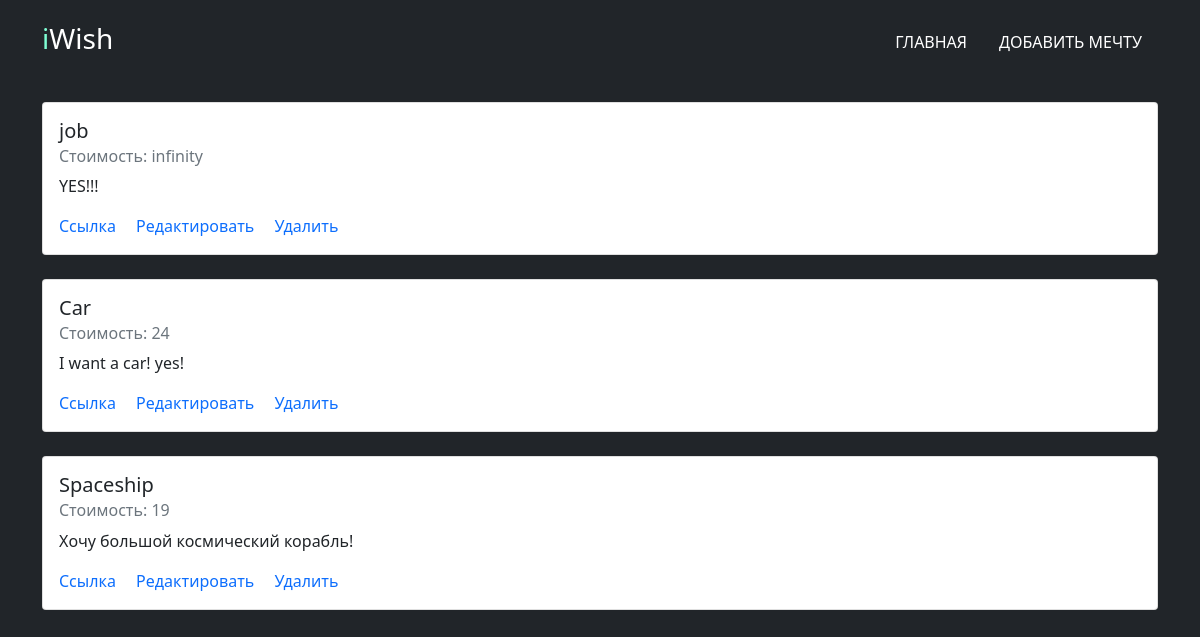
The page / on the database its author committed.
### tables this page shows
CREATE TABLE wish (
id integer PRIMARY KEY AUTOINCREMENT,
title text NOT NULL,
price text not null,
url text NOT NULL,
description text NOT NULL
);

### iwish.py (the view)
@app.route('/')
def index():
    db = get_db()
    dbase = Wish(db)
    wishes = dbase.get_all()
    user = {'username': 'Эльдар Рязанов'}
    return render_template('index.html', wishes=wishes, menu=menu)

### iwish.py (called while the page is built)
def connect_db():
    conn = sqlite3.connect(app.config['DATABASE'])
    conn.row_factory = sqlite3.Row
    return conn

def get_db():
    if not hasattr(g, 'link_db'):
        g.link_db = connect_db()
    return g.link_db

### models.py (called while the page is built)
    def get_all(self):
        sql_code = '''SELECT * FROM wish'''
        try:
            print(self.cursor.execute(sql_code))
            wishes = self.cursor.fetchall()
            print('wishes: ', wishes)
            if wishes: return wishes
        except sqlite3.Error as e:
            print('Ошибка чтения из БД', e)
        return []

### templates/index.html (shortened to what this page needs)
{% extends "base.html" %}
{% block content %}
    {% for wish in wishes %}
    <div class="card mt-auto w-100 justify-center nav-scroller text-dark" style="width: 18rem;">
        <div class="card-body">
            <h5 class="card-title">{{ wish.title }}</h5>
            <h6 class="card-subtitle mb-2 text-muted">Стоимость: {{ wish.price }}</h6>
            <p class="card-text">{{ wish.description }}</p>
            <a style="text-decoration: none;" href="{{ wish.url }}" class="card-link" target="_blank">Ссылка</a>
            <a style="text-decoration: none;" href="{{ url_for('edit_wish', id=wish.id) }}" class="card-link">Редактировать</a>
            <a style="text-decoration: none;" href="{{ url_for('delete_wish', id=wish.id) }}" class="card-link">Удалить</a>
        </div>
    </div>
    <br>
        {% endfor %}
</div>
{% endblock %}

### templates/base.html (shortened to what this page needs)
<html>
    <head>
        <link href="https://cdn.jsdelivr.net/npm/bootstrap@5.1.0/dist/css/bootstrap.min.css" rel="stylesheet">
    </head>
    <body class="bg-dark text-white">
        <div class="container">
            <header class="h-80 d-block" style="height: 80px; margin-top: 22px">
            <div>
              <h3 class="float-md-start mb-0">
                  <a href="/" style="text-decoration: none; color: white">
                      <span style="color: aquamarine">i</span><span>Wish</span>
                  </a>
              </h3>
              <nav class="nav nav-masthead justify-content-center float-md-end">
                {% for item in menu %}
                <a style="text-transform: uppercase; color: white;" class="nav-link active" aria-current="page" href="{{item.url}}">{{item.title}}</a>
                {% endfor %}
              </nav>
            </div>
            </header>
        {% block content %}
        {% endblock %}
    </body>
</html>

### rows shown on the page
wish: title "job", price "infinity", description "YES!!!"
wish: title "Car", price "24", description "I want a car! yes!"
wish: title "Spaceship", price "19", description "Хочу большой космический корабль!"

### other values the page prints
{{ item.title }} "ГЛАВНАЯ" "ДОБАВИТЬ МЕЧТУ"
